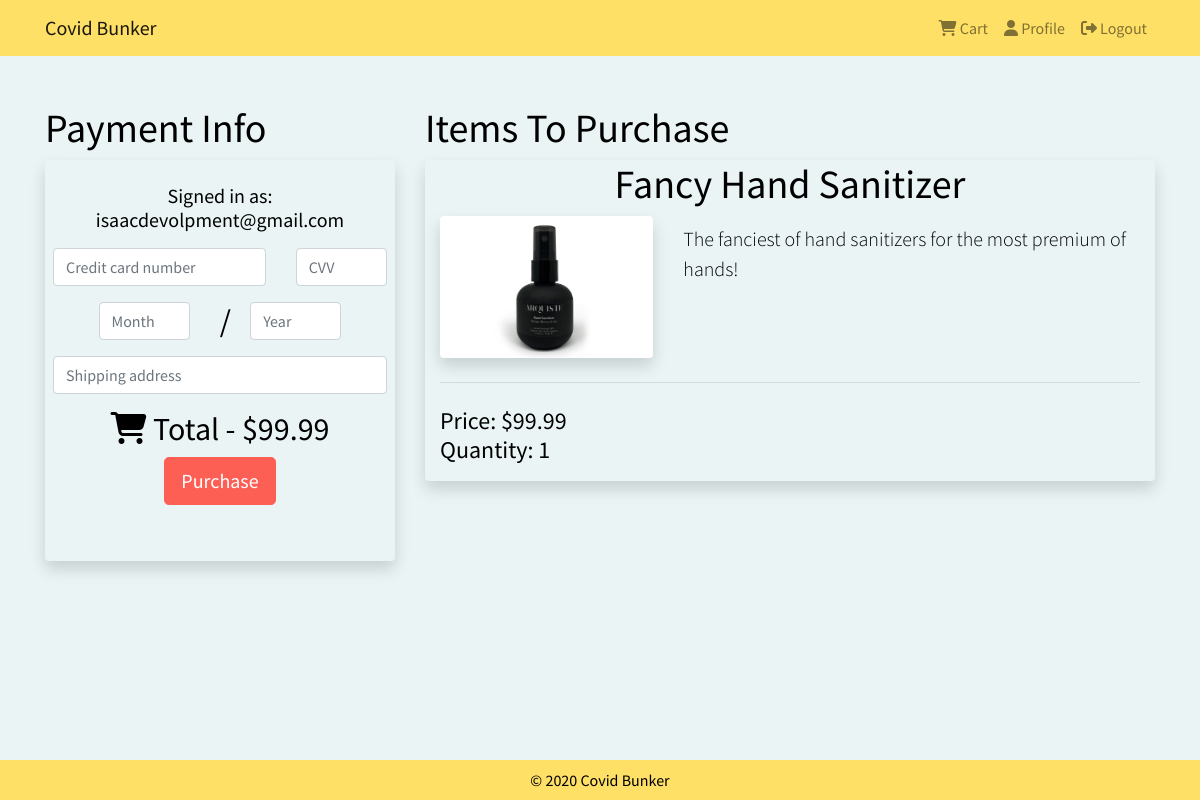
Page /checkout/8 (signed in) on the earlier database version.
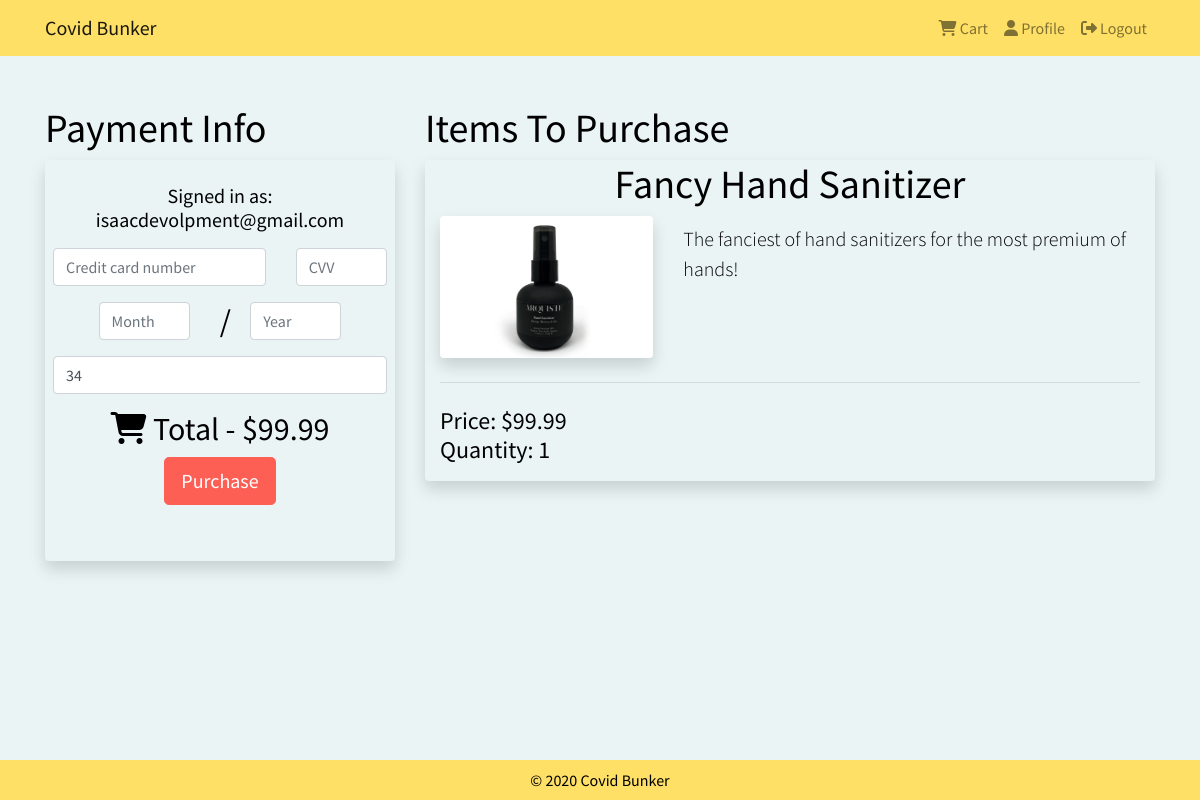
Same page on the later database version.
### tables this page shows
CREATE TABLE "Users" (
	"UID"	TEXT NOT NULL,
	"isAdmin"	INTEGER NOT NULL,
	"Email"	TEXT NOT NULL,
	"Address"	TEXT NOT NULL,
	PRIMARY KEY("UID")
);

### server.py (the view)
@app.route("/checkout/", methods=['GET'])
@app.route("/checkout/<int:PID>", methods=['GET'])
@app.route("/checkout/<int:PID>/<int:quantity>", methods=['GET'])
def checkout(PID=0, quantity=1):
    if session['signed_in'] == False:
        return redirect(url_for("login_get"))
    address = get_db().cursor().execute("select address from Users where uid = ?", (session['uid'],)).fetchone()[0]
    products = []
    total_price = 0.0
    if (PID == 0):
        products = get_cart()
        for p in products:
            total_price += p['price'] * p['quantity']
    else:
        conn = get_db()
        c = conn.cursor()
        product = c.execute('''
        SELECT * FROM Products WHERE PID=?;
        ''', (PID, )).fetchone()
        if (product is None or product==""):
            products = "" # no product was found
        else:
            product = map_product_query_result(product)
            total_price += product['price'] * quantity
            print(product['price'], product['quantity'])
            product['quantity']=quantity
            products.append(product)
    session['itemsPurchased'] = products
    session['purchaseCost'] = total_price
    return render_template("checkout.html", products=products, total_price=total_price, address=address)

### server.py (called while the page is built)
def get_db():
    db = getattr(g, '_database', None)
    if db is None:
        db = g._database = sqlite3.connect(dbpath)
    return db

@app.teardown_appcontext
def close_connection(exception):
    db = getattr(g, '_database', None)
    if db is not None:
        db.close()

def map_product_query_result(product):
    return {'id':product[0], 'name':product[1], 'description':product[2], 'price':product[3], 'quantity':product[4], 'img':product[5], 'category':product[6]}

### templates/checkout.html (shortened to what the changed rows need)
{% extends "base.html" %}
{% block content %}
<br>
<div class="container">
    <div class="row">
        <div class="col-lg-4 col-md-12 text-left pt-4 font-sm">
            <h1> Payment Info</h1>
            <div class="rounded shadow text-center pt-4 px-2">
		    <h5>Signed in as: {{session.email}}</h5>
                <form action="/checkout/" method="POST">
                    <div class="row py-2">
                    </div>
                    <div class="row py-2 justify-content-center">
                        <div class="col-1 text-center">
                            <h2>/</h2>
                        </div>
                    </div>
                    <div class="row">
                        <div class="col-12">
                        	{% if address %}
              				<input class="form-control" id="address" placeholder="Shipping address" aria-label="Shipping address" type="text" name="address" size="35" value="{{address}}" required>
              			{% else %}
                			<input class="form-control" id="address" placeholder="Shipping address" aria-label="Shipping address" type="text" name="address" size="35" required>
              			{% endif %}
                        </div>
                    </div>
                </form>
                <div class="container"  id="bottom-checkout-btns">
                    <div class="row pt-3 pb-5">
                        <div class="col-12 text-center">
                            <h2 id="cart-icon-checkout-page"><i class="fas fa-shopping-cart"></i> Total -  {{ "$%.2f"|format(total_price) }}</h2>
                        </div>
                    </div>
                </div>
            </div>
        </div>
        <div class="col-lg-8 col-md-12 text-left pt-4">
            <h1> Items To Purchase</h1>
            {% if products %}
            {% for product in products %}
            <div class="container rounded shadow mb-4" id="{{ product.id }}">
                <h1 class="display-5 text-center">{{product.name}}</h1>
            </div>
            {% endfor %}
            {% endif %}
        </div>
    </div>
</div>
{% endblock %}

Differences in the rows shown:
changed Users "isaacdevolpment@gmail.com": address (not shown) → "34"
